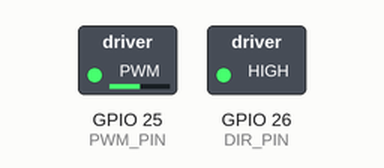
Recording of a sketch running on a simulated ESP32. Parts: switched loads named in the sketch (green lamp = pin HIGH).

Above: at 0.05 s.
At 1.5 s:
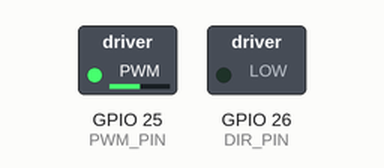
At 2.95 s:
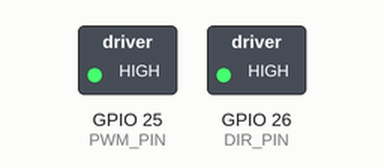
At 5.95 s:
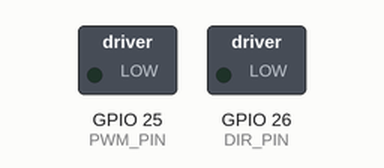
Timing chart, 0 to 7.8 s (numbered marks = the images above):
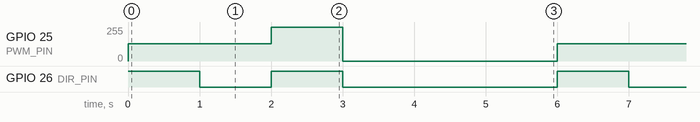

Measured:
- by itself, GPIO 25 (PWM_PIN): repeats every 6.0 s: 255/255 1.0 s, 0/255 3.0 s, 128/255 2.0 s
- by itself, GPIO 26 (DIR_PIN): repeats every 6.0 s: LOW 1.0 s, HIGH 1.0 s, LOW 3.0 s, HIGH 1.0 s

The sketch:

pwm_dc_motor.ino
```cpp
/* Resources

https://projecthub.arduino.cc/Fouad_Roboticist/dc-motors-control-using-arduino-pwm-with-l298n-h-bridge-25b3b3
*/

#define PWM_PIN 25
#define DIR_PIN 26

void setup() {
  pinMode(PWM_PIN, OUTPUT);
  pinMode(DIR_PIN, OUTPUT);
}

void loop() {
  //Student Note:
  // PWM needs analogWrite(M1_PWM_PIN, [0,255] );
  // DC needs digitalWrite(M1_DIR_PIN, {0,1}   );

  digitalWrite(DIR_PIN, 1);
  analogWrite(PWM_PIN, 128);
  delay(1000);

  digitalWrite(DIR_PIN, 0);
  analogWrite(PWM_PIN, 128);
  delay(1000);

  digitalWrite(DIR_PIN, 1);
  analogWrite(PWM_PIN, 255);
  delay(1000);

  digitalWrite(DIR_PIN, 0);
  analogWrite(PWM_PIN, -255);
  delay(1000);

  analogWrite(PWM_PIN, 0);
  delay(2000);
}
```
